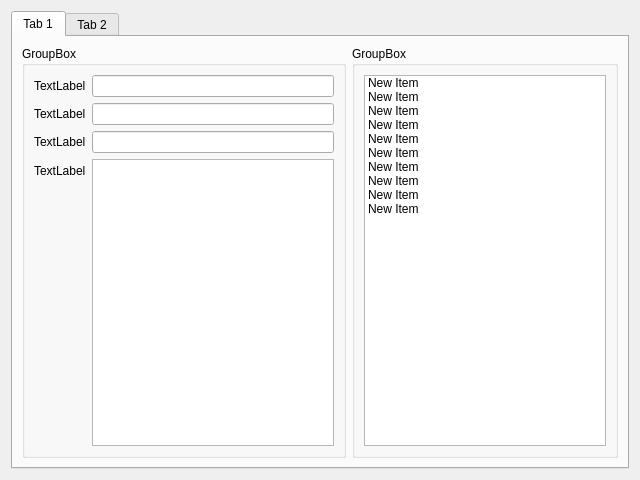
<?xml version="1.0" encoding="UTF-8"?>
<ui version="4.0">
 <class>Form</class>
 <widget class="QWidget" name="Form">
  <property name="geometry">
   <rect>
    <x>0</x>
    <y>0</y>
    <width>640</width>
    <height>480</height>
   </rect>
  </property>
  <property name="windowTitle">
   <string>Form</string>
  </property>
  <layout class="QGridLayout" name="gridLayout_2">
   <item row="0" column="0">
    <widget class="QTabWidget" name="tabWidget">
     <property name="currentIndex">
      <number>0</number>
     </property>
     <widget class="QWidget" name="tab">
      <attribute name="title">
       <string>Tab 1</string>
      </attribute>
      <layout class="QHBoxLayout" name="horizontalLayout">
       <item>
        <widget class="QGroupBox" name="groupBox">
         <property name="title">
          <string>GroupBox</string>
         </property>
         <layout class="QFormLayout" name="formLayout_2">
          <item row="0" column="0">
           <widget class="QLabel" name="label_6">
            <property name="text">
             <string>TextLabel</string>
            </property>
           </widget>
          </item>
          <item row="0" column="1">
           <widget class="QLineEdit" name="lineEdit_2"/>
          </item>
          <item row="1" column="0">
           <widget class="QLabel" name="label_7">
            <property name="text">
             <string>TextLabel</string>
            </property>
           </widget>
          </item>
          <item row="1" column="1">
           <widget class="QLineEdit" name="lineEdit_3"/>
          </item>
          <item row="2" column="0">
           <widget class="QLabel" name="label_8">
            <property name="text">
             <string>TextLabel</string>
            </property>
           </widget>
          </item>
          <item row="2" column="1">
           <widget class="QLineEdit" name="lineEdit_4"/>
          </item>
          <item row="3" column="0">
           <widget class="QLabel" name="label_9">
            <property name="text">
             <string>TextLabel</string>
            </property>
           </widget>
          </item>
          <item row="3" column="1">
           <widget class="QPlainTextEdit" name="plainTextEdit"/>
          </item>
         </layout>
        </widget>
       </item>
       <item>
        <widget class="QGroupBox" name="groupBox_2">
         <property name="title">
          <string>GroupBox</string>
         </property>
         <layout class="QGridLayout" name="gridLayout">
          <item row="0" column="0">
           <widget class="QListWidget" name="listWidget">
            <item>
             <property name="text">
              <string>New Item</string>
             </property>
            </item>
            <item>
             <property name="text">
              <string>New Item</string>
             </property>
            </item>
            <item>
             <property name="text">
              <string>New Item</string>
             </property>
            </item>
            <item>
             <property name="text">
              <string>New Item</string>
             </property>
            </item>
            <item>
             <property name="text">
              <string>New Item</string>
             </property>
            </item>
            <item>
             <property name="text">
              <string>New Item</string>
             </property>
            </item>
            <item>
             <property name="text">
              <string>New Item</string>
             </property>
            </item>
            <item>
             <property name="text">
              <string>New Item</string>
             </property>
            </item>
            <item>
             <property name="text">
              <string>New Item</string>
             </property>
            </item>
            <item>
             <property name="text">
              <string>New Item</string>
             </property>
            </item>
           </widget>
          </item>
         </layout>
        </widget>
       </item>
      </layout>
     </widget>
     <widget class="QWidget" name="tab_2">
      <attribute name="title">
       <string>Tab 2</string>
      </attribute>
      <layout class="QFormLayout" name="formLayout">
       <item row="0" column="0">
        <widget class="QLabel" name="label">
         <property name="text">
          <string>TextLabel</string>
         </property>
        </widget>
       </item>
       <item row="0" column="1">
        <widget class="QPushButton" name="pushButton">
         <property name="text">
          <string>PushButton</string>
         </property>
        </widget>
       </item>
       <item row="1" column="0">
        <widget class="QLabel" name="label_2">
         <property name="text">
          <string>TextLabel</string>
         </property>
        </widget>
       </item>
       <item row="1" column="1">
        <widget class="QSlider" name="horizontalSlider">
         <property name="orientation">
          <enum>Qt::Horizontal</enum>
         </property>
        </widget>
       </item>
       <item row="2" column="0">
        <widget class="QLabel" name="label_3">
         <property name="text">
          <string>TextLabel</string>
         </property>
        </widget>
       </item>
       <item row="3" column="0">
        <widget class="QLabel" name="label_4">
         <property name="text">
          <string>TextLabel</string>
         </property>
        </widget>
       </item>
       <item row="3" column="1">
        <widget class="QPushButton" name="pushButton_3">
         <property name="text">
          <string>PushButton</string>
         </property>
        </widget>
       </item>
       <item row="4" column="0">
        <widget class="QLabel" name="label_5">
         <property name="text">
          <string>TextLabel</string>
         </property>
        </widget>
       </item>
       <item row="4" column="1">
        <widget class="QSpinBox" name="spinBox"/>
       </item>
       <item row="5" column="0" colspan="2">
        <widget class="QCheckBox" name="checkBox">
         <property name="text">
          <string>CheckBox</string>
         </property>
        </widget>
       </item>
       <item row="2" column="1">
        <widget class="QLineEdit" name="lineEdit"/>
       </item>
      </layout>
     </widget>
    </widget>
   </item>
  </layout>
 </widget>
 <resources/>
 <connections/>
</ui>
